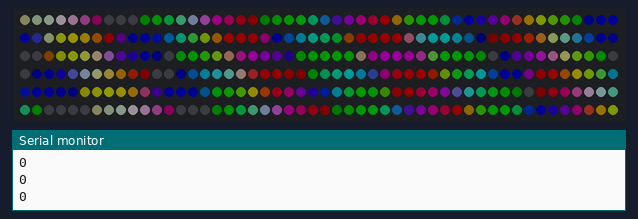
The sketch below on a simulated Arduino Uno, built with avr-gcc and run on an emulated ATmega328P. Shown: 300 RGB LEDs in strip order, left to right, continuing on the next row, the last lines printed to the serial monitor. Dim RGB values are drawn brighter than linear.

Above: at 0.16 s.
At 4.69 s:
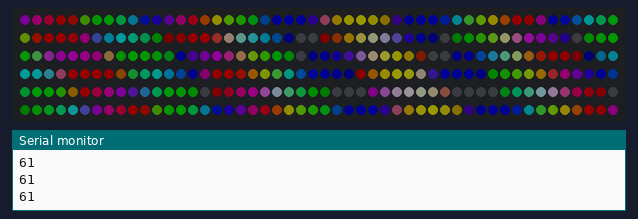
At 9.22 s:
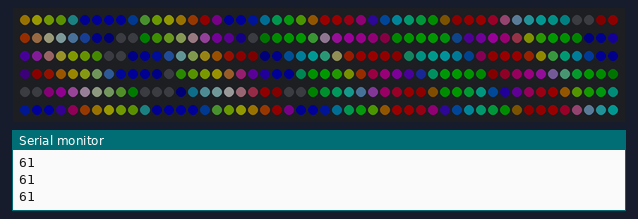
At 20.08 s:
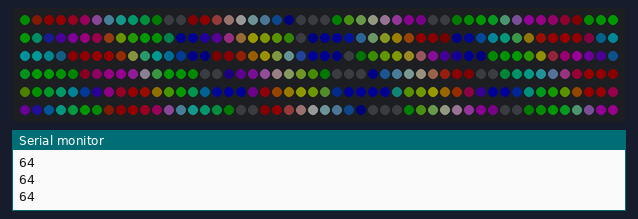
At 29.44 s:
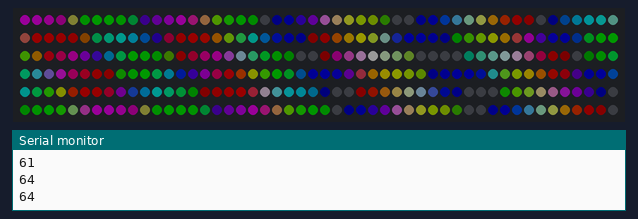
At 39.7 s:
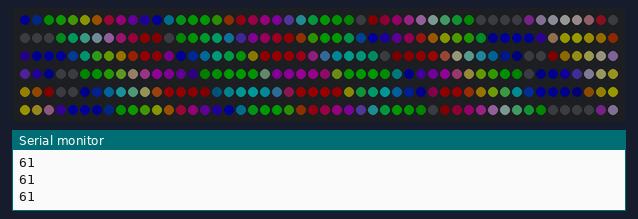

The sketch:

three_sin_APA102.ino
```cpp
/* three_sin demo for FastLED 3.0 or greater

By: Andrew Tuline

Date: Oct, 2014

3 sine waves, one for each colour. I'm already doing a lot with 2 sine waves, so I didn't take this far.

FastLED is available at https://github.com/FastLED/FastLED

Note: If you receive compile errors (as I have in the Stino add-on for Sublime Text), set the compiler to 'Full Compilation'.

*/


#include "FastLED.h"                                          // FastLED library. Preferably the latest copy of FastLED 2.1.

// Fixed definitions cannot change on the fly.
#define LED_DT 12
#define LED_CK 11 // Serial data pin for WS2812B or WS2801
#define COLOR_ORDER GRB                                       // Are they RGB, GRB or what??
#define LED_TYPE APA102                                       // What kind of strip are you using?
#define NUM_LEDS 300                                           // Number of LED's

// Initialize changeable global variables.
uint8_t max_bright = 255;                                      // Overall brightness definition. It can be changed on the fly.

struct CRGB leds[NUM_LEDS];                                   // Initialize our LED array.


// Initialize global variables for sequences
uint8_t thisdelay = 8;                                        // A delay value for the sequence(s)

int wave1=0;
int wave2=0;
int wave3=0;

uint8_t inc1 = 2;
uint8_t inc2 = 1;
uint8_t inc3 = -3;

uint8_t lvl1 = 80;
uint8_t lvl2 = 80;
uint8_t lvl3 = 80;

uint8_t mul1 = 20;
uint8_t mul2 = 25;
uint8_t mul3 = 22;


void setup() {
  Serial.begin(57600);
  LEDS.addLeds<LED_TYPE, LED_DT, LED_CK, COLOR_ORDER>(leds, NUM_LEDS);
  FastLED.setBrightness(max_bright);
  set_max_power_in_volts_and_milliamps(5, 500);               // FastLED 2.1 Power management set at 5V, 500mA

  random16_set_seed(4832);                                     // Awesome randomizer (which we don't yet need here.)
  random16_add_entropy(analogRead(2));

} // setup()


void loop () {
  //ChangeMe();
  three_sin();                                                  // Improved method of using non-blocking delay
  show_at_max_brightness_for_power();                         // Power managed display of LED's
  delay_at_max_brightness_for_power(thisdelay*2.5);
  Serial.println(LEDS.getFPS());
} // loop()


void three_sin() {
  wave1 += inc1;
  wave2 += inc2;
  wave3 += inc3;
  for (int k=0; k<NUM_LEDS; k++) {
    leds[k].r = qsub8(sin8(mul1*k + wave1), lvl1);         // Another fixed frequency, variable phase sine wave with lowered level
    leds[k].g = qsub8(sin8(mul2*k + wave2), lvl2);         // A fixed frequency, variable phase sine wave with lowered level
    leds[k].b = qsub8(sin8(mul3*k + wave3), lvl3);         // A fixed frequency, variable phase sine wave with lowered level
  }
} // three_sin()


void ChangeMe()
{
  uint8_t secondHand = (millis() / 1000) % 60;                // Increase this if you want a longer demo.
  static uint8_t lastSecond = 99;                             // Static variable, means it's only defined once. This is our 'debounce' variable.

  // You can change variables, but remember to set them back in the next demo, or they will stay as is.
  if( lastSecond != secondHand) {
    lastSecond = secondHand;
    if( secondHand ==  0)  {thisdelay = 8; mul1 = 20; mul2 = 25; mul3 = 22; lvl1 = 80; lvl2 = 80; lvl3 = 80;}
    if( secondHand == 5)   {mul1 = 5; mul2 = 8; mul3 = 7;}
    if( secondHand == 10)  {thisdelay = 20; lvl1 = 220; lvl2 = 220; lvl3 = 220;}
    if( secondHand == 15)  {}
    if( secondHand == 20)  {}
    if( secondHand == 25)  {}
    if( secondHand == 30)  {}
    if( secondHand == 35)  {}
    if( secondHand == 40)  {}
    if( secondHand == 45)  {}
    if( secondHand == 50)  {}
    if( secondHand == 55)  {}
  } // if lastSecond
} // ChangeMe()
```
